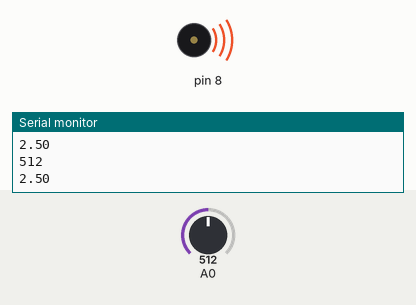
Recording of a sketch running on a simulated Arduino Uno, built with avr-gcc and run on an emulated ATmega328P. Parts: buzzer (waves = sounding), the last lines printed to the serial monitor. The inputs (shaded band) are chosen by the test bench; at power-on: A0 = 512.

Above: at 1.2 s.
1.3 s: A0 set to 488
At 2.5 s:
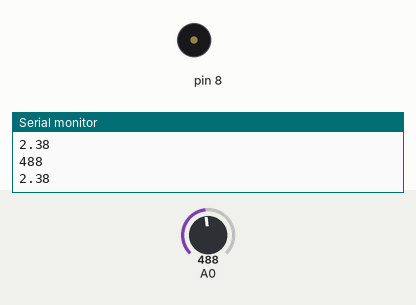
2.8 s: A0 set to 511
At 3.5 s:
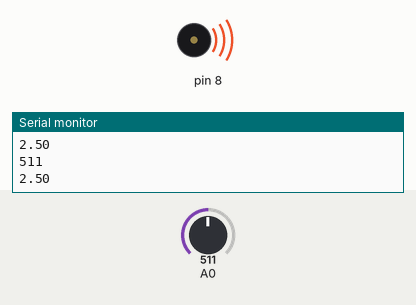
4.3 s: A0 set to 495
At 4.7 s:
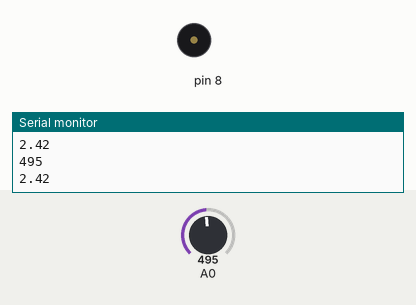
Timing chart, 0 to 7.3 s (numbered marks = the images above; inputs shaded):
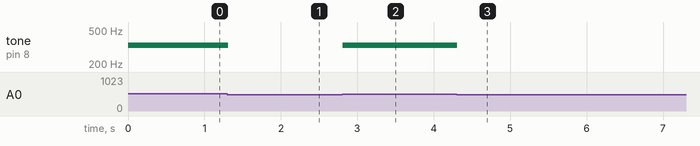

Measured:
- the behaviour switches between 505 and 504 on A0 (found by bisection; images 0 and 1)
- after the input at 1.3 s, tone on pin 8: 330 Hz → silent at once
- after the input at 2.8 s, tone on pin 8: silent → 330 Hz at once
- after the input at 4.3 s, tone on pin 8: 330 Hz → silent at once

The sketch:

p07_Keyboard.ino
```cpp
/*
  Arduino Starter Kit example
 Project 7  - Keyboard

 This sketch is written to accompany Project 7 in the
 Arduino Starter Kit

 Parts required:
 two 10 kilohm resistors
 1 Megohm resistor
 220 ohm resistor
 4 pushbuttons
 piezo

 Created 13 September 2012
 by Scott Fitzgerald

 http://www.arduino.cc/starterKit

 This example code is part of the public domain
*/

// create an array of notes
// the numbers below correspond to
// the frequencies of middle C, D, E, and F
int notes[] = {262, 294, 330, 349};

void setup() {
  //start serial communication
  Serial.begin(9600);
}

void loop() {
  // create a local variable to hold the input on pin A0
  int keyVal = analogRead(A0);
  // send the value from A0 to the Serial Monitor
  Serial.println(keyVal);

  // play the note corresponding to each value on A0
  if (keyVal == 1023) {
    // play the first frequency in the array on pin 8
    tone(8, notes[0]);
    Serial.println((keyVal/1024.0)*5.0);
  } else if (keyVal >= 990 && keyVal <= 1010) {
    // play the second frequency in the array on pin 8
    tone(8, notes[1]);
    Serial.println((keyVal/1024.0)*5.0);
  } else if (keyVal >= 505 && keyVal <= 515) {
    // play the third frequency in the array on pin 8
    tone(8, notes[2]);
    Serial.println((keyVal/1024.0)*5.0);
  } else if (keyVal >= 5 && keyVal <= 10) {
    // play the fourth frequency in the array on pin 8
    tone(8, notes[3]);
    Serial.println((keyVal/1024.0)*5.0);
  } else {
    // if the value is out of range, play no tone
    noTone(8);
    Serial.println((keyVal/1024.0)*5.0);
  }
}
```
